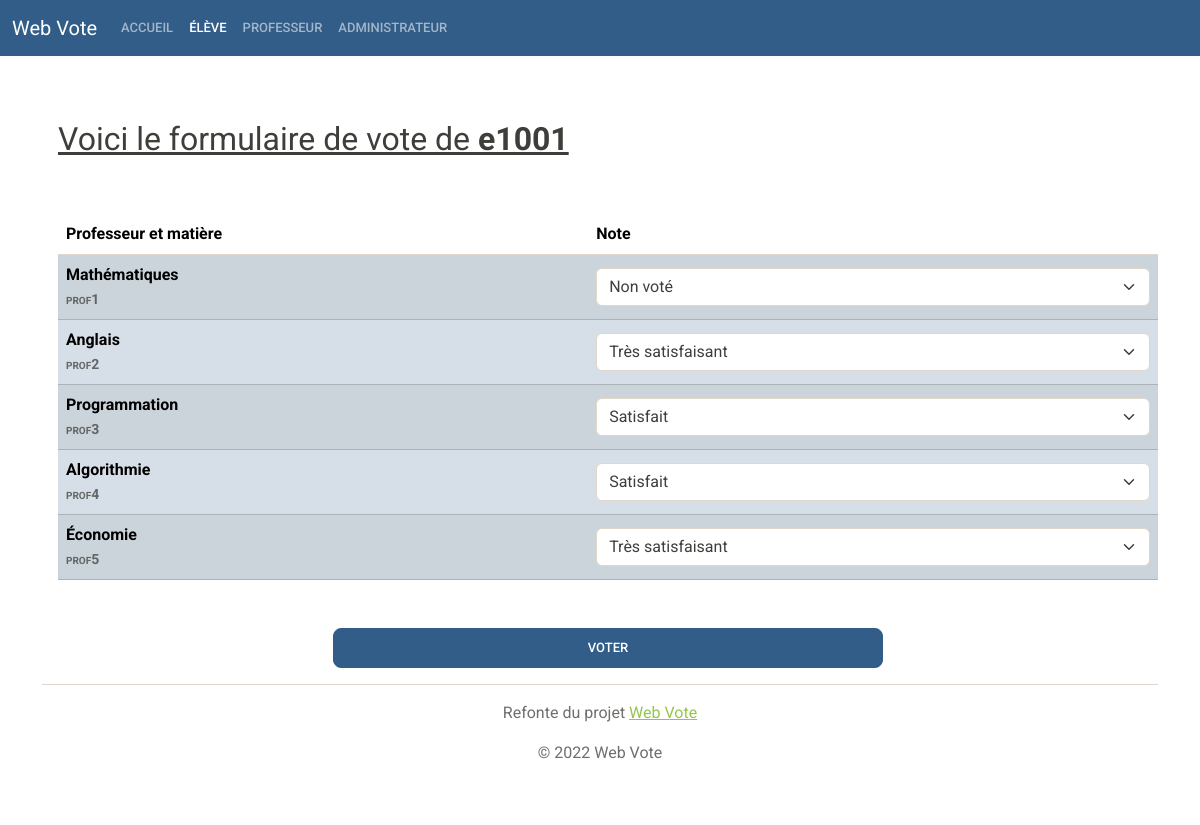
The page /pageVote.php?statut=eleve (signed in) on the database its author committed.
### tables this page shows
CREATE TABLE users (id INTEGER PRIMARY KEY AUTOINCREMENT NOT NULL, name VARCHAR (50) NOT NULL UNIQUE, status VARCHAR (10) NOT NULL, mdp VARCHAR (100) NOT NULL, class VARCHAR (30));

### pageVote.php (the view, shortened to what this page needs)
<?php
$pdo = (new SQLiteConnection())->connect();
?>
<!DOCTYPE html>
<html lang="fr" class="h-100">
<head>
  <link rel="stylesheet" href="https://cdn.jsdelivr.net/npm/bootswatch@5.1.3/dist/sandstone/bootstrap.min.css">
</head>
<body class="d-flex flex-column h-100">
  <nav class="navbar navbar-expand-lg navbar-dark bg-primary">
    <div class="container-fluid">
      <a class="navbar-brand" href="/index.php">Web Vote</a>
      <div class="collapse navbar-collapse" id="navbarColor01">
        <ul class="navbar-nav me-auto">
          <li class="nav-item">
            <a id="accueil" class="nav-link" href="/index.php">Accueil</a>
          </li>
          <li class="nav-item">
            <a id="eleve" class="nav-link" href="pageConnexion.php?statut=eleve">Élève</a>
          </li>
          <li class="nav-item">
            <a id="prof" class="nav-link" href="pageConnexion.php?statut=prof">Professeur</a>
          </li>
          <li class="nav-item">
            <a id="admin" class="nav-link" href="pageConnexion.php?statut=admin">Administrateur</a>
          </li>
        </ul>
      </div>
    </div>
  </nav>
  <div class="container pb-5">
    <div class="row align-items-center ps-3 py-3">
      <div class="col">
        <h2 class="text-decoration-underline py-5">Voici le formulaire de vote de <span class="fw-bold"><?= $_SESSION["pseudo"] ?></span></h2>
        <form method="post">
          <table class="table table-striped align-middle">
            <thead>
              <tr>
                <th scope="col">Professeur et matière</th>
                <th scope="col">Note</th>
              </tr>
            </thead>
            <tbody>
              <?php
                $sql = "SELECT name, class, id FROM users WHERE status = 'prof'";
                $stmt = $pdo->prepare($sql);
                $stmt->execute();
                $profs = $stmt->fetchAll(\PDO::FETCH_ASSOC);
                $sql = "SELECT * FROM vote WHERE idEleve = ?";
                $stmt = $pdo->prepare($sql);
                $stmt->bindValue(1, $_SESSION["idUser"], \PDO::PARAM_INT);
                $stmt->execute();
                $votes = $stmt->fetchAll(\PDO::FETCH_ASSOC);
                foreach ($profs as $key => $prof):
                  $vote = 0;
                  if ($votes) {
                    foreach ($votes as $k => $v) {
                      if ($v["idProf"] == $prof["id"]) { $vote = $v["value"]; break; }
                    }
                  }
              ?>
              <tr id="prof-v<?= $vote ?>" class="table-primary">
                <th scope="row"><?= $prof["class"] ?> <br> <span class="small text-muted" style="font-variant: small-caps;"><?= $prof["name"] ?></span></th>
                <td>
                  <div class="form-group">
                    <select class="form-select" name="vote-<?= $prof["id"] ?>">
                      <option value="0" <?= $vote != 0 ? "" : "selected" ?>>Non voté</option>
                      <option value="4" <?= $vote != 4 ? "" : "selected" ?>>Satisfait</option>
                      <option value="5" <?= $vote != 5 ? "" : "selected" ?>>Très satisfaisant</option>
                    </select>
                  </div>
                </td>
              </tr>
              <?php endforeach; ?>
            </tbody>
          </table>
          <div class="d-grid gap-2 col-6 mx-auto mt-5">
            <button class="btn btn-lg btn-primary" type="button" id="btnVote">Voter</button>
          </div>
        </form>
      </div>
    </div>
    <div class="position-fixed bottom-0 end-0 p-3" style="z-index: 11">
    </div>
  <footer class="footer mt-auto py-3 border-top">
    <p class="text-center text-muted">Refonte du projet <a href="https://github.com/Mar-Nb/web-vote">Web Vote</a></p>
    <p class="text-center text-muted">&copy; <?= date("Y") ?> Web Vote</p>
  </footer>
</body>
</html>

### rows shown on the page
users: class "Mathématiques", name "prof1", id "Non voté"
users: class "Anglais", name "prof2", id "Très satisfaisant"
users: class "Programmation", name "prof3", id "Satisfait"
users: class "Algorithmie", name "prof4", id "Satisfait"
users: class "Économie", name "prof5", id "Très satisfaisant"

### other values the page prints
$_SESSION["pseudo"] "e1001"
